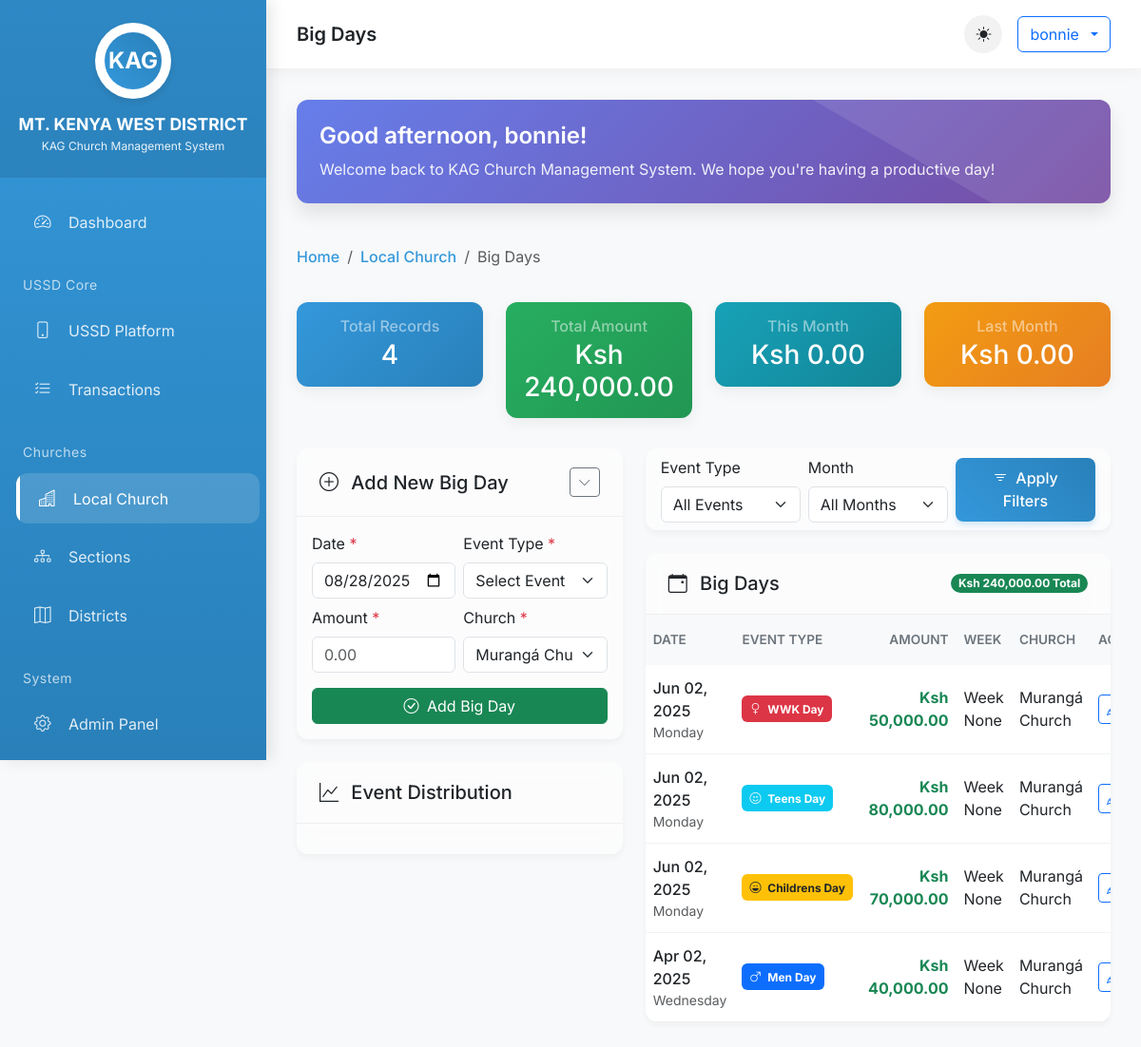
/local-church/big-days/ (signed in), run on the app's committed database.
### Local_Church/models.py (models this page shows, shortened)
class Big_Day(models.Model):
    BIG_DAY_CHOICES = [
        ('Men Day','Men Day'),
        ('WWK Day','WWK Day'),
        ('Youths Day', 'Youths Day'),
        ('Teens Day', 'Teens Day'),
        ('Childrens Day', 'Childrens Day')
    ]
    Big_Day= models.CharField(max_length=50, default="unknown",choices=BIG_DAY_CHOICES)
    date = models.DateField(default=date.today)
    week_of_month = models.PositiveIntegerField(blank=True, null=True)
    Amount = models.DecimalField(max_digits=10, decimal_places=2)
    CHURCH_NAME_CHOICES = [
        ('Murangá Church', 'Murangá Church')
    ]
    church_name = models.CharField(max_length=100, default="unknown",choices=CHURCH_NAME_CHOICES)
    SECTION_NAME_CHOICES = [
        ('Murangá Church', 'Murangá Church')
    ]
    section_name = models.CharField(max_length=100, default="MURANGÁ SECTION")
    DISTRICT_NAME_CHOICES = [
        ('MT. KENYA WEST DISTRICT', 'Murangá Church')
    ]
    district_name = models.CharField(max_length=100, default="MT. KENYA WEST DISTRICT")

### Local_Church/views.py (the view)
# urls.py: path('big-days/', views.big_days, name='big_days'),
@login_required
def big_days(request):
    big_days = Big_Day.objects.all().order_by('-date')
    church = request.GET.get('church')
    event_type = request.GET.get('event_type')
    if church:
        big_days = big_days.filter(church_name=church)
    if event_type:
        big_days = big_days.filter(Big_Day=event_type)
    paginator = Paginator(big_days, 50)
    page_number = request.GET.get('page')
    page_obj = paginator.get_page(page_number)
    total_amount = big_days.aggregate(total=Sum('Amount'))['total'] or 0
    context = {
        'big_days': page_obj,
        'total_amount': total_amount,
        'title': 'Big Days',
    }
    return render(request, 'Local_Church/big_days.html', context)

### templates/local_church/big_days.html (shortened to what this page needs)
{% extends "base.html" %}
{% load humanize %}
{% block page_title %}Big Days{% endblock %}
{% block breadcrumb %}
<li class="breadcrumb-item"><a href="{% url 'Local_Church:dashboard' %}">Local Church</a></li>
<li class="breadcrumb-item active">Big Days</li>
{% endblock %}
{% block content %}
<div class="row mb-4">
    <div class="col-xl-3 col-md-6">
        <div class="card stat-card bg-primary-hover mb-2">
            <div class="card-body p-3 text-center">
                <h6 class="card-title text-white-50 mb-1">Total Records</h6>
                <h3 class="card-text text-white mb-0">{{ big_days.paginator.count|default:0|intcomma }}</h3>
            </div>
        </div>
    </div>
    <div class="col-xl-3 col-md-6">
        <div class="card stat-card bg-success-hover mb-2">
            <div class="card-body p-3 text-center">
                <h6 class="card-title text-white-50 mb-1">Total Amount</h6>
                <h3 class="card-text text-white mb-0">Ksh {{ total_amount|default:0|floatformat:2|intcomma }}</h3>
            </div>
        </div>
    </div>
    <div class="col-xl-3 col-md-6">
        <div class="card stat-card bg-info-hover mb-2">
            <div class="card-body p-3 text-center">
                <h6 class="card-title text-white-50 mb-1">This Month</h6>
                <h3 class="card-text text-white mb-0">Ksh {{ this_month_total|default:0|floatformat:2|intcomma }}</h3>
            </div>
        </div>
    </div>
    <div class="col-xl-3 col-md-6">
        <div class="card stat-card bg-warning-hover mb-2">
            <div class="card-body p-3 text-center">
                <h6 class="card-title text-white-50 mb-1">Last Month</h6>
                <h3 class="card-text text-white mb-0">Ksh {{ last_month_total|default:0|floatformat:2|intcomma }}</h3>
            </div>
        </div>
    </div>
</div>
<div class="row">
    <div class="col-lg-5">
        <div class="card card-action mb-4">
            <div class="card-header d-flex align-items-center">
                <h5 class="mb-0"><i class="bi bi-plus-circle me-2"></i> Add New Big Day</h5>
                <button class="btn btn-sm btn-outline-secondary ms-auto" type="button" data-bs-toggle="collapse" data-bs-target="#addFormCollapse" aria-expanded="true">
                    <i class="bi bi-chevron-down"></i>
                </button>
            </div>
            <div class="collapse show" id="addFormCollapse">
                <div class="card-body">
                    <form method="post" action="{% url 'Local_Church:big_day_create' %}">
                        <div class="row g-2">
                            <div class="col-md-6">
                                <label class="form-label">Date <span class="text-danger">*</span></label>
                                <input type="date" name="date" class="form-control" value="{{ today }}" required>
                            </div>
                            <div class="col-md-6">
                                <label class="form-label">Event Type <span class="text-danger">*</span></label>
                                <select name="Big_Day" class="form-select" required>
                                    <option value="">Select Event</option>
                                </select>
                            </div>
                            <div class="col-md-6">
                                <label class="form-label">Amount <span class="text-danger">*</span></label>
                                <input type="number" name="Amount" class="form-control" step="0.01" placeholder="0.00" min="0" required>
                            </div>
                            <div class="col-md-6">
                                <label class="form-label">Church <span class="text-danger">*</span></label>
                                <select name="church_name" class="form-select" required>
                                    <option value="Murangá Church" selected>Murangá Church</option>
                                </select>
                            </div>
                            <div class="col-12 mt-3">
                                <button type="submit" class="btn btn-success w-100">
                                    <i class="bi bi-check-circle me-1"></i> Add Big Day
                                </button>
                            </div>
                        </div>
                    </form>
                </div>
            </div>
        </div>
        <div class="card card-action mb-4">
            <div class="card-header">
                <h5 class="mb-0"><i class="bi bi-graph-up me-2"></i> Event Distribution</h5>
            </div>
            <div class="card-body">
            </div>
        </div>
    </div>
    <div class="col-lg-7">
        <div class="card card-action mb-4">
            <div class="card-body py-2">
                <div class="row g-2 align-items-center">
                    <div class="col-md-4">
                        <label class="form-label">Event Type</label>
                        <select class="form-select" id="eventFilter">
                            <option value="">All Events</option>
                        </select>
                    </div>
                    <div class="col-md-4">
                        <label class="form-label">Month</label>
                        <select class="form-select" id="monthFilter">
                            <option value="">All Months</option>
                        </select>
                    </div>
                    <div class="col-md-4 d-flex align-items-end">
                        <button class="btn btn-primary w-100" onclick="showFilterNotification()">
                            <i class="bi bi-filter me-1"></i> Apply Filters
                        </button>
                    </div>
                </div>
            </div>
        </div>
        <div class="card card-action">
            <div class="card-header d-flex justify-content-between align-items-center">
                <h5 class="mb-0"><i class="bi bi-calendar-event me-2"></i> Big Days</h5>
                <span class="badge bg-success rounded-pill">Ksh {{ total_amount|default:0|floatformat:2|intcomma }} Total</span>
            </div>
            <div class="card-body p-0">
                {% if big_days %}
                <div class="table-responsive">
                    <table class="table table-hover table-borderless mb-0">
                        <thead class="table-light">
                            <tr>
                                <th>Date</th>
                                <th>Event Type</th>
                                <th class="text-end">Amount</th>
                                <th>Week</th>
                                <th>Church</th>
                                <th>Actions</th>
                            </tr>
                        </thead>
                        <tbody>
                            {% for big_day in big_days %}
                            <tr>
                                <td>
                                    <div class="d-flex flex-column">
                                        <span class="fw-medium">{{ big_day.date|date:"M d, Y" }}</span>
                                        <small class="text-muted">{{ big_day.date|date:"l" }}</small>
                                    </div>
                                </td>
                                <td>
                                    <span class="badge p-2
                                        {% if big_day.Big_Day == 'Men Day' %}bg-primary
                                        {% elif big_day.Big_Day == 'WWK Day' %}bg-danger
                                        {% elif big_day.Big_Day == 'Youths Day' %}bg-success
                                        {% elif big_day.Big_Day == 'Teens Day' %}bg-info
                                        {% elif big_day.Big_Day == 'Childrens Day' %}bg-warning text-dark
                                        {% else %}bg-secondary{% endif %}">
                                        <i class="bi
                                            {% if big_day.Big_Day == 'Men Day' %}bi-gender-male
                                            {% elif big_day.Big_Day == 'WWK Day' %}bi-gender-female
                                            {% elif big_day.Big_Day == 'Youths Day' %}bi-people
                                            {% elif big_day.Big_Day == 'Teens Day' %}bi-emoji-smile
                                            {% elif big_day.Big_Day == 'Childrens Day' %}bi-emoji-laughing
                                            {% endif %} me-1"></i>
                                        {{ big_day.Big_Day }}
                                    </span>
                                </td>
                                <td class="text-end fw-bold text-success">Ksh {{ big_day.Amount|default:0|floatformat:2|intcomma }}</td>
                                <td>Week {{ big_day.week_of_month }}</td>
                                <td>{{ big_day.church_name }}</td>
                                <td>
                                    <div class="btn-group btn-group-sm">
                                        <button type="button" class="btn btn-outline-primary" data-bs-toggle="modal" data-bs-target="#editModal{{ big_day.id }}" title="Edit">
                                            <i class="bi bi-pencil"></i>
                                        </button>
                                    </div>
                                </td>
                            </tr>
                            {% endfor %}
                        </tbody>
                    </table>
                </div>
                {% else %}
                <div class="text-center text-muted py-5">
                    <i class="bi bi-inbox display-4 opacity-25"></i>
                    <h4 class="mt-3">No Big Days</h4>
                    <p>Get started by adding your first big day event.</p>
                </div>
                {% endif %}
            </div>
        </div>
    </div>
</div>
{% endblock %}

### templates/base.html (shortened to what this page needs)
<!DOCTYPE html>
<html lang="en" data-bs-theme="light">
<head>
    <link href="https://cdn.jsdelivr.net/npm/bootstrap@5.3.0/dist/css/bootstrap.min.css" rel="stylesheet">
    <link rel="stylesheet" href="https://cdn.jsdelivr.net/npm/bootstrap-icons@1.11.0/font/bootstrap-icons.css">
</head>
<body>
    <div class="sidebar">
        <div class="sidebar-brand">
            <div class="logo-container">
                <div class="logo-placeholder">KAG</div>
            </div>
            <h4>MT. KENYA WEST DISTRICT</h4>
            <div class="subtitle">KAG Church Management System</div>
        </div>
        <nav class="nav flex-column mt-2">
            <a class="nav-link {% if request.path == '/dashboard/' %}active{% endif %}" href="{% url 'USSD_CORE:dashboard' %}">
                <i class="bi bi-speedometer2"></i> Dashboard
            </a>
            <li class="nav-item">
                <small>USSD Core</small>
            </li>
            <a class="nav-link {% if request.path == '/home/' %}active{% endif %}" href="{% url 'USSD_CORE:ussd-home' %}">
                <i class="bi bi-phone"></i> USSD Platform
            </a>
            <a class="nav-link {% if request.path == '/transactions/' %}active{% endif %}" href="{% url 'USSD_CORE:transaction_list' %}">
                <i class="bi bi-list-check"></i> Transactions
            </a>
            <li class="nav-item">
                <small>Churches</small>
            </li>
            <a class="nav-link {% if '/local-church/' in request.path %}active{% endif %}" href="/local-church/">
                <i class="bi bi-buildings"></i> Local Church
            </a>
            <a class="nav-link {% if '/sections/' in request.path %}active{% endif %}" href="#">
                <i class="bi bi-diagram-3"></i> Sections
            </a>
            <a class="nav-link {% if '/districts/' in request.path %}active{% endif %}" href="#">
                <i class="bi bi-map"></i> Districts
            </a>
            <li class="nav-item">
                <small>System</small>
            </li>
            <a class="nav-link {% if '/admin/' in request.path %}active{% endif %}" href="/admin/" target="_blank">
                <i class="bi bi-gear"></i> Admin Panel
            </a>
            <button class="nav-link logout-trigger" type="button" data-bs-toggle="modal" data-bs-target="#logoutModal">
            </button>
        </nav>
    </div>
    <div class="main-content">
        <div class="top-nav d-flex justify-content-between align-items-center">
            <div class="d-flex align-items-center gap-3">
                <h5 class="mb-0 fw-semibold">{% block page_title %}Dashboard{% endblock %}</h5>
            </div>
            <div class="d-flex align-items-center gap-3">
                <div class="theme-toggle" onclick="toggleTheme()">
                    <i class="bi bi-sun-fill"></i>
                </div>
                <div class="dropdown">
                    <button class="btn btn-outline-primary dropdown-toggle d-flex align-items-center gap-2" type="button" data-bs-toggle="dropdown">
                        <span>{{ user.username }}</span>
                    </button>
                </div>
            </div>
        </div>
        <div class="content-wrapper">
            <div class="welcome-message">
                <h4 id="time-greeting">Good morning, {{ user.get_full_name|default:user.username }}!</h4>
                <p id="welcome-text">Welcome back to KAG Church Management System. We're glad to have you here.</p>
            </div>
            <nav aria-label="breadcrumb" class="mb-4">
                <ol class="breadcrumb">
                    <li class="breadcrumb-item"><a href="{% url 'USSD_CORE:dashboard' %}">Home</a></li>
                    {% block breadcrumb %}{% endblock %}
                </ol>
            </nav>
            {% block content %}
            {% endblock %}
        </div>
    </div>
</body>
</html>

### data on the page
Big_Day: date "Jun 02, 2025", date "Monday", Big_Day "WWK Day", Amount "50,000.00", week_of_month "None", church_name "Murangá Church"
Big_Day: date "Jun 02, 2025", date "Monday", Big_Day "Teens Day", Amount "80,000.00", week_of_month "None", church_name "Murangá Church"
Big_Day: date "Jun 02, 2025", date "Monday", Big_Day "Childrens Day", Amount "70,000.00", week_of_month "None", church_name "Murangá Church"
Big_Day: date "Apr 02, 2025", date "Wednesday", Big_Day "Men Day", Amount "40,000.00", week_of_month "None", church_name "Murangá Church"

### other printed values
{{ user.username }} "bonnie"
{{ big_days.paginator.count|default:0|intcomma }} "4"
{{ total_amount|default:0|floatformat:2|intcomma }} "240,000.00"
{{ this_month_total|default:0|floatformat:2|intcomma }} "0.00"
{{ last_month_total|default:0|floatformat:2|intcomma }} "0.00"
